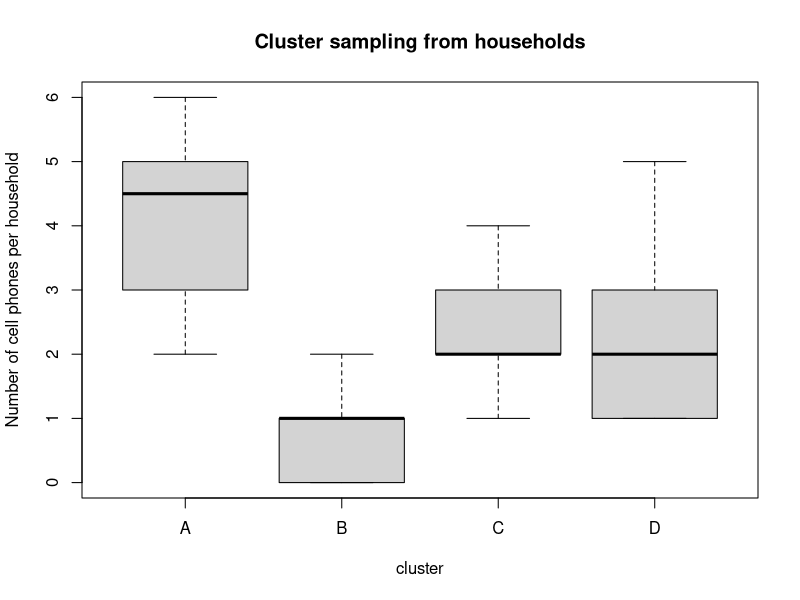

Write R code to recreate this figure.
# ANOVA for cluster variance analysis -------------------------------------
# ref: https://online.stat.psu.edu/stat506/node/41/
# to construct a data table
number <- c(3,5,6,4,5,6,3,2,4,5,
            2,0,2,1,1,0,1,1,0,1,
            3,2,3,2,4,2,2,1,2,2,
            5,2,3,2,1,1,2,2,4,1)
cluster <- c(rep("A", 10), rep("B", 10), rep("C", 10), rep("D", 10))
numberOfPhones <- data.frame(cluster = cluster,
                             number = number)
# check the table
numberOfPhones

# convert to factor
numberOfPhones$cluster <- as.factor(numberOfPhones$cluster)

# visualize the cluster effect
boxplot(number ~ cluster, data = numberOfPhones,
        ylab = "Number of cell phones per household",
        main = "Cluster sampling from households")

# stats summary
summary(numberOfPhones)

# run a linear model
mod_lm <- lm(number ~ cluster, data = numberOfPhones)

# oneway anaova
anova(mod_lm)

# Response: number
# Df Sum Sq Mean Sq F value    Pr(>F)    
# cluster    3   58.7  19.567  16.306 7.395e-07 ***
# Residuals 36   43.2   1.200 
